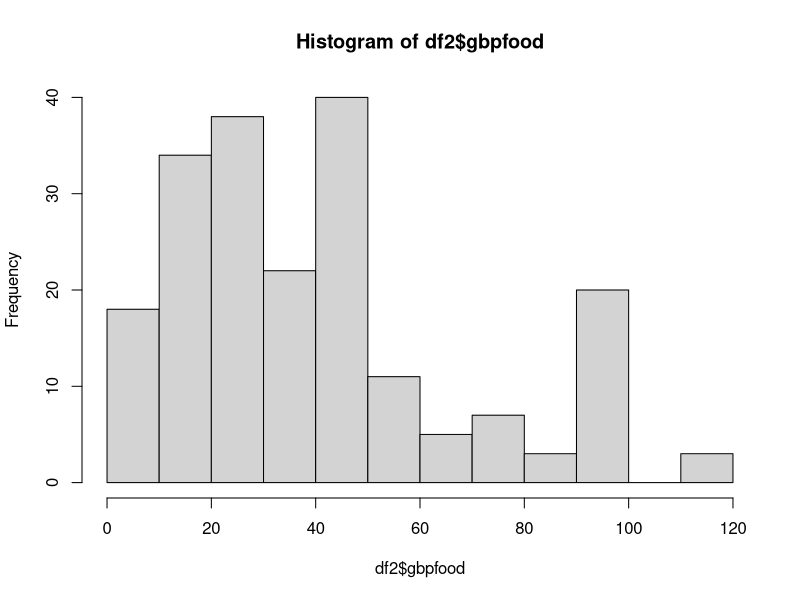
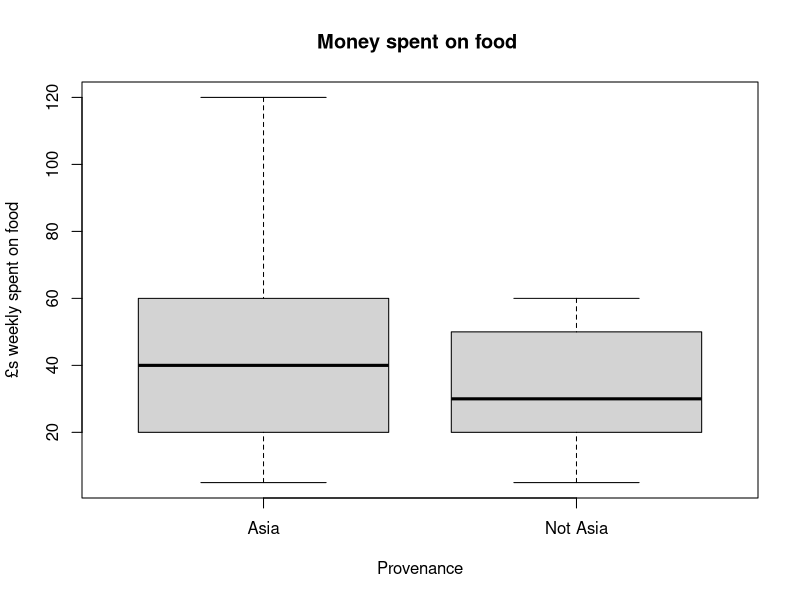
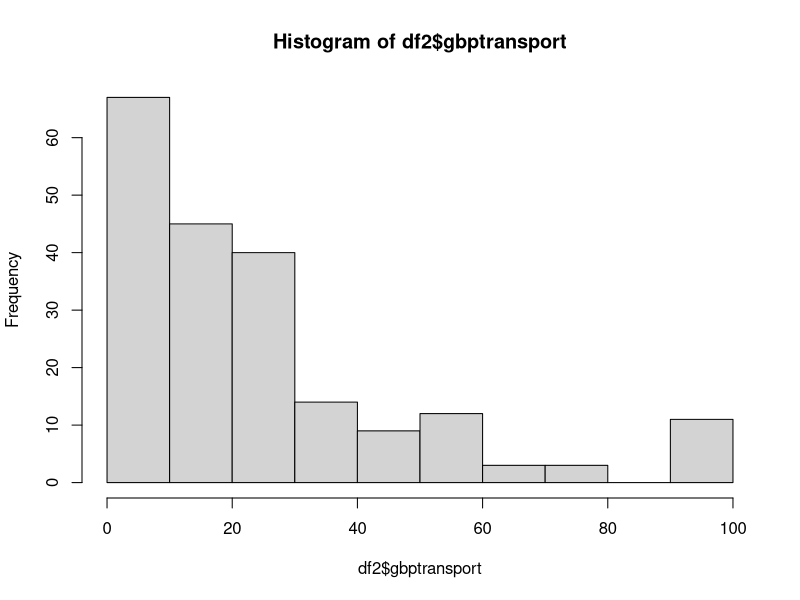
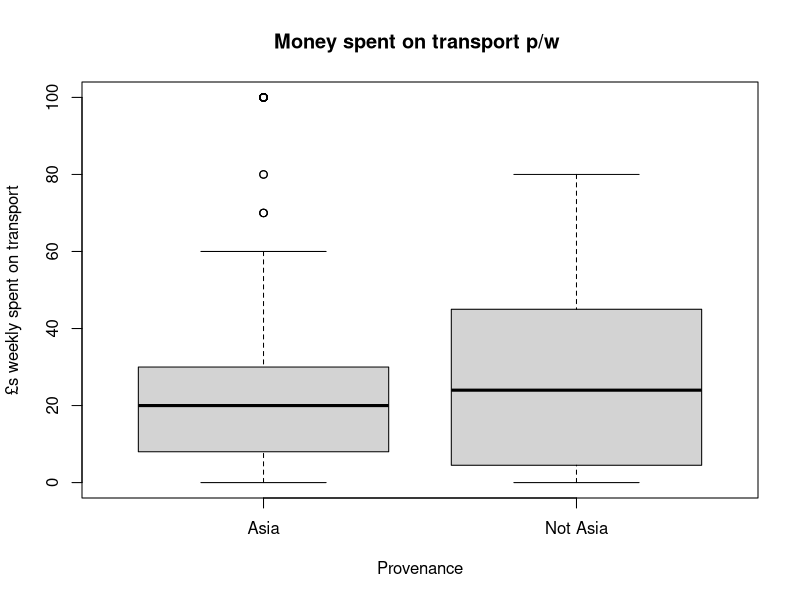
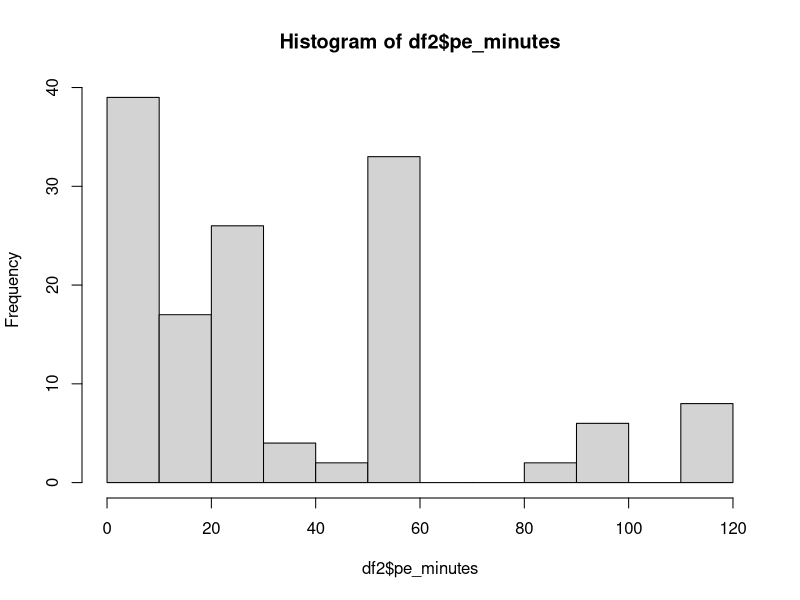
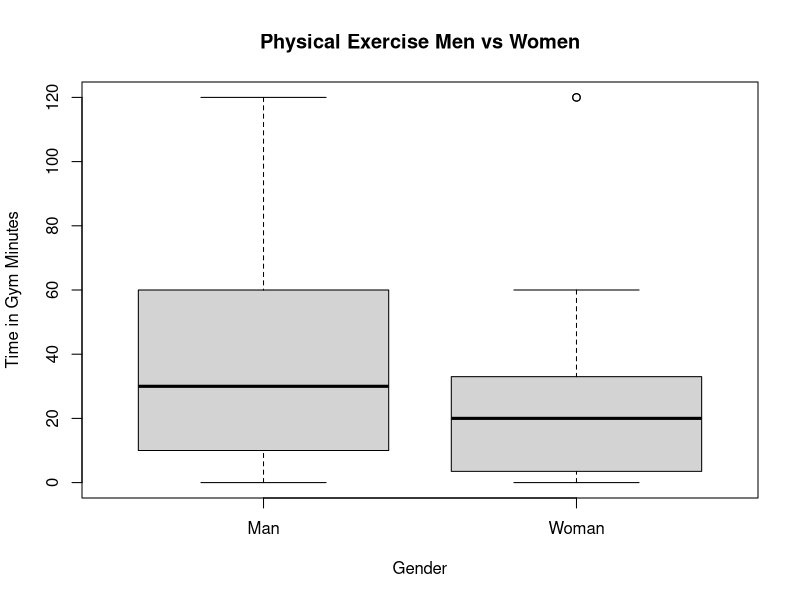

These charts were generated, in order, by the following R code:
library(readr)
survey_data <- read_csv("survey_data.csv")
df<-survey_data
names(df)[7] <- "award"
names(df)[8] <- "gender"
names(df)[9] <- "height"
names(df)[10] <- "continent"
names(df)[11] <- "pe_minutes"
names(df)[12] <- "miles"
names(df)[13] <- "gbptransport"
names(df)[14] <- "get2campusminutes"
names(df)[15] <- "gbpfood"

#because there are comparitively fewer students from non-asian countries
#here we create a new column of asian vs non-asian  (in order to have two groups)
df$isAsian<-ifelse(df$continent=="Asia","Asia","Not Asia")

#do Asians send more on food than non-asians - and is it significant?
#firstly lets remove silly values 
df2<-subset(df,gbpfood<150)

#is this normal data?  
hist(df2$gbpfood)

#if it were normal data you would do this
t.test(df2$gbpfood ~ df2$isAsian)# for normal data  

#if its not normal data you would do this
wilcox.test(df2$gbpfood ~ df2$isAsian)# for non parametric data  

#here is the box plot
boxplot(df2$gbpfood ~ df2$isAsian,  xlab = "Provenance", ylab = "£s weekly spent on food", main = "Money spent on food ")  

#new exercise - lets see if people from asia spend more on transport coming to college
#get rid of people who say longer than 2 hours
df2<-subset(df,gbptransport<120)

hist(df2$gbptransport)
t.test(df2$gbptransport ~ df2$isAsian)# for normal data  
wilcox.test(df2$gbptransport ~ df2$isAsian)# for non parametric data  
boxplot(df2$gbptransport ~ df2$isAsian,  xlab = "Provenance", ylab = "£s weekly spent on transport", main = "Money spent on transport p/w ")  

#new exercise - do women or men spend more time in the gym
#removing non-binary and "rather not say" because too few (not because of bigotry!)
#also get rid of people who say longer than 2.5 hours per week
#however, that is extremely contestable - see what results you get if you change the minutes cut-off

df2<-subset(df,gender=="Man" | gender=="Woman")
df2<-subset(df2,pe_minutes<150)

#histogram of time doing exercise
hist(df2$pe_minutes)

#t.test(df2$pe_minutes~  df2$gender)# for normal data  - but this is clearly not normal data
wilcox.test(df2$pe_minutes ~ df2$gender)# for non parametric data  
boxplot(df2$pe_minutes ~ df2$gender,  xlab = "Gender", ylab = "Time in Gym Minutes", main = "Physical Exercise Men vs Women") 

#challenges - get a histogram of male height and female height

